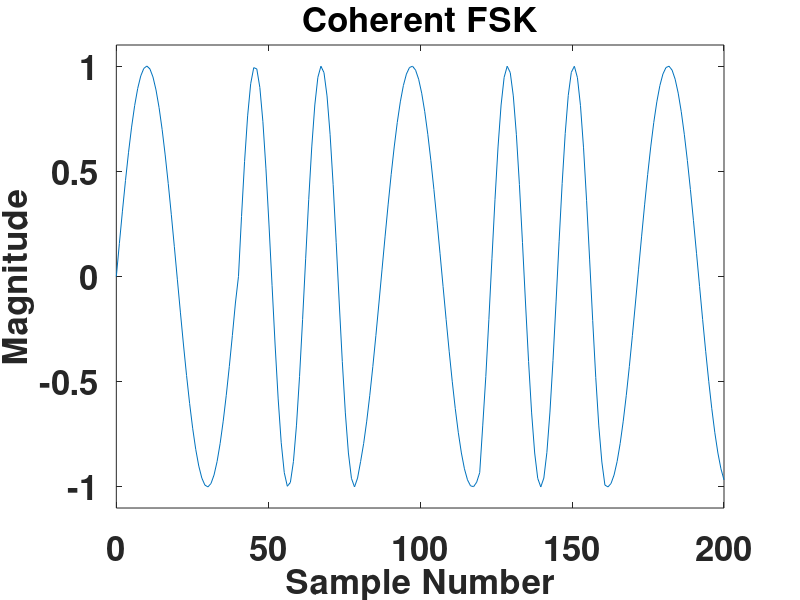

This chart was generated by the following MATLAB code:
fontSize = 25;

x = linspace(0,200,200);
y1 = sin(2*pi*x/40);
y2 = sin(2*pi*x/(1/2200*48000));
y = cat(2, y1(1:40), y2(1:40), y1(34:73), y2(20:59),y1(30:69));
f = figure('Position',[0,0,1280,1024]);
set(gcf,'color','w');
plot(x, y);
filename = 'Coherent FSK';
title(filename);
xlabel('Sample Number');
ylabel('Magnitude');
minY = min(y);
maxY = max(y);
center = (minY+maxY)/ 2;
rangeY = maxY - minY;
adjustedRange = 0.55*rangeY;
minY = (center - adjustedRange);
maxY = (center + adjustedRange);
ylim([minY maxY]);
set(gca,'FontSize',fontSize,'fontWeight','bold');
set(findall(gcf,'type','text'),'FontSize',fontSize,'fontWeight','bold');
yL = get(gca,'YLim');
% line([40 40],yL,'Color','r');
% line([80 80],yL,'Color','r');
% line([120 120],yL,'Color','r');
% line([160 160],yL,'Color','r');
saveas(f, strcat('.\..\..\..\rrxthesis\images\',regexprep(filename,'[^\w'']',''),'.png'));
pause();
close(f);
clear all;